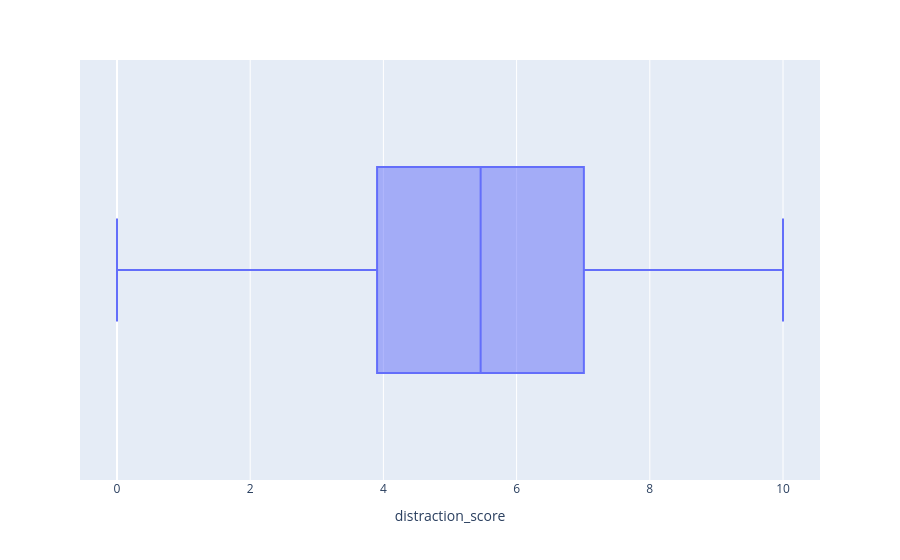

Source (notebook cell):
### Markdown cell above
### Distraction Score and Productivity Score

### Code cell
fig = px.box(df, x="distraction_score")
fig.show()

### Figure 1 — Plotly figure (JSON) as saved in the notebook; plotly's stock layout.template omitted (floating-point values rounded to 4 significant figures; data arrays with more than 128 entries replaced by an {"elided": "..."} marker saying what was removed)
{"data": [{"alignmentgroup": "True", "hovertemplate": "distraction_score=%{x}<extra></extra>", "legendgroup": "", "marker": {"color": "#636efa"}, "name": "", "notched": false, "offsetgroup": "", "orientation": "h", "showlegend": false, "type": "box", "x": {"elided": "10000 float values"}, "x0": " ", "xaxis": "x", "y0": " ", "yaxis": "y"}], "layout": {"boxmode": "group", "legend": {"tracegroupgap": 0}, "margin": {"t": 60}, "xaxis": {"anchor": "y", "domain": [0, 1], "title": {"text": "distraction_score"}}, "yaxis": {"anchor": "x", "domain": [0, 1]}}}
